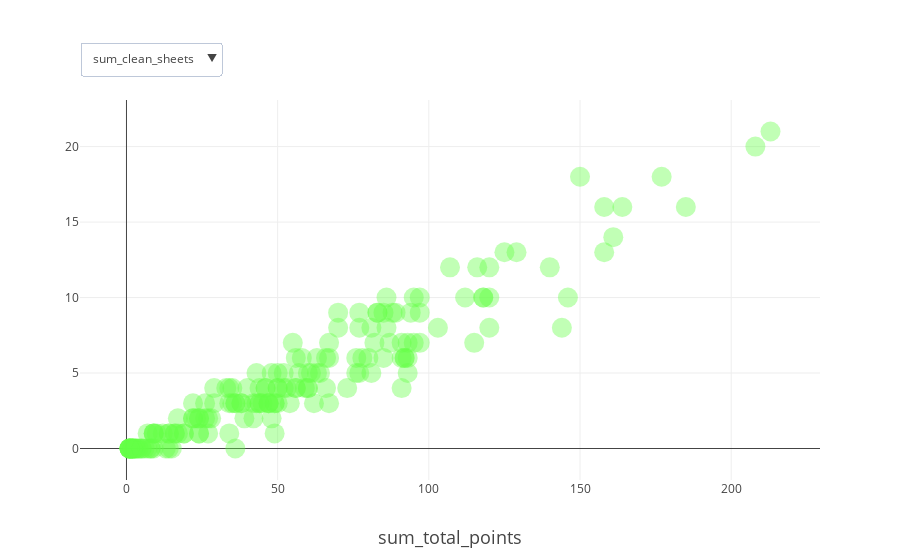

The notebook cell saved with this chart:
### Markdown cell above
## Performance

### Code cell
df1 = get_figure(defenders[(defenders['sum_total_points']>0)], 
                 'sum_total_points', 
                 ['sum_clean_sheets','sum_minutes', 'sum_bonus'],
                 '',
                 map_position_to_color('Defender'))
plotly.offline.iplot(df1)

### Figure 1 — Plotly figure (JSON) as saved in the notebook; plotly's stock layout.template omitted (floating-point values rounded to 4 significant figures; data arrays with more than 128 entries replaced by an {"elided": "..."} marker saying what was removed)
{"data": [{"hovertemplate": "<b>%{text}</b><br><br>sum_clean_sheets: %{y:.2f}</br>sum_total_points: %{x:.2f}</br><extra></extra>", "marker": {"color": "rgba(101,255,71, 0.4)", "size": 20}, "mode": "markers", "text": {"elided": "176 str values"}, "type": "scatter", "uid": "4a1852a9-ee2b-4577-8133-67e045a9dd98", "x": {"elided": "176 int values"}, "y": {"elided": "176 int values"}}, {"hovertemplate": "<b>%{text}</b><br><br>sum_minutes: %{y:.2f}</br>sum_total_points: %{x:.2f}</br><extra></extra>", "marker": {"color": "rgba(101,255,71, 0.4)", "size": 20}, "mode": "markers", "text": {"elided": "176 str values"}, "type": "scatter", "uid": "3f710f21-cb6a-48c9-b019-02ebebf54622", "visible": "legendonly", "x": {"elided": "176 int values"}, "y": {"elided": "176 int values"}}, {"hovertemplate": "<b>%{text}</b><br><br>sum_bonus: %{y:.2f}</br>sum_total_points: %{x:.2f}</br><extra></extra>", "marker": {"color": "rgba(101,255,71, 0.4)", "size": 20}, "mode": "markers", "text": {"elided": "176 str values"}, "type": "scatter", "uid": "b4342b53-bce0-439b-83a3-02c793d4690e", "visible": "legendonly", "x": {"elided": "176 int values"}, "y": {"elided": "176 int values"}}], "layout": {"hovermode": "closest", "showlegend": false, "title": {"font": {"size": 21}, "text": ""}, "updatemenus": [{"active": 0, "buttons": [{"args": [{"visible": [true, false, false]}], "label": "sum_clean_sheets", "method": "update"}, {"args": [{"visible": [false, true, false]}], "label": "sum_minutes", "method": "update"}, {"args": [{"visible": [false, false, true]}], "label": "sum_bonus", "method": "update"}], "pad": {"r": 0, "t": 10}, "x": 0, "xanchor": "left", "y": 1.18}], "xaxis": {"title": {"font": {"size": 18}, "text": "sum_total_points"}}, "yaxis": {"title": {"font": {"size": 18}, "text": ""}}}}
